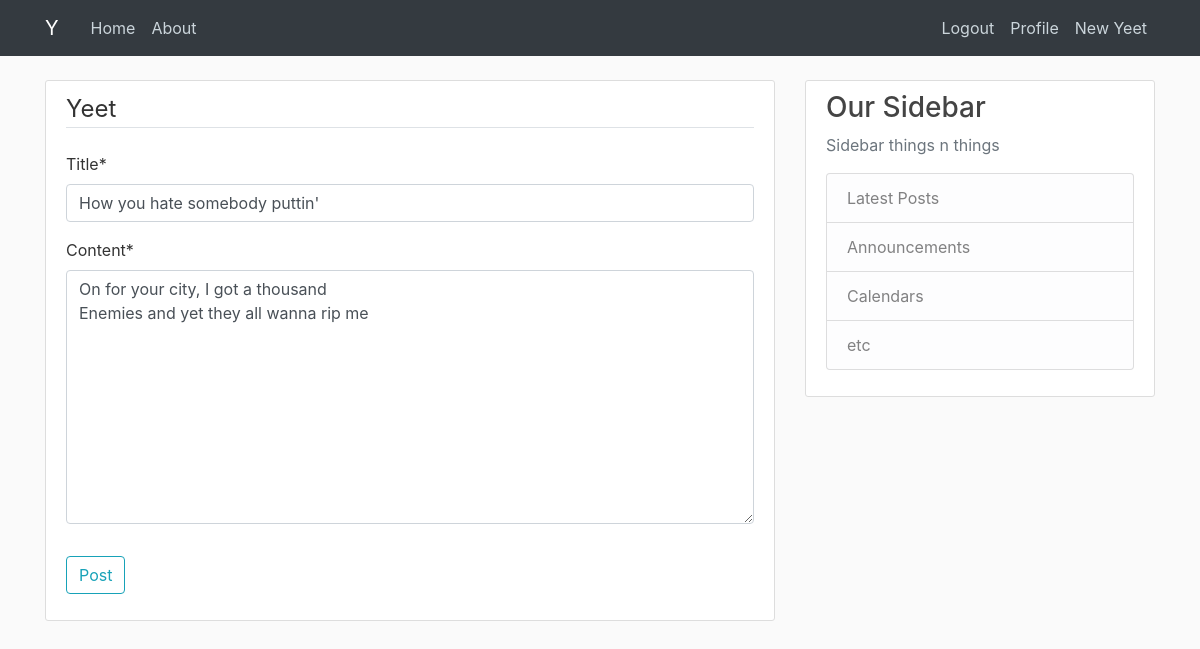
Screenshot of /post/11/update/ (signed in) with the database file from the repository.
### blog/models.py (models this page shows, shortened)
class Post(models.Model):  # basically inheriting from models
    title = models.CharField(max_length=100) # "Character Field". also u can add a bunch of arguments
    content = models.TextField() # A text field is unrestricted text instead of characters
    date_posted = models.DateTimeField(default=timezone.now)  # Selecting the current time
    author = models.ForeignKey(User, on_delete=models.CASCADE)  # If the user gets deleted, delete the post\

### blog/views.py (the view, shortened to what this page needs)
# urls.py: path("post/<int:pk>/update/", PostUpdateView.as_view(), name="post-update"),
class PostUpdateView(LoginRequiredMixin, UserPassesTestMixin, UpdateView): # whenever we add the test mixin you have to write the test function it runs
    success_url = "/"
    model = Post
    fields = ['title','content']
    def test_func(self):
        post = self.get_object()
        if self.request.user == post.author:
            return True
        return False

### blog/templates/blog/post_form.html (shortened to what this page needs)
{% extends "blog/base.html" %}
{% load crispy_forms_tags %}
{% block content %}
<div class="content-section">
    <form method="POST">
        <fieldset class="form-group">
            <legend class="border-bottom mb-4">
                Yeet
            </legend>
            {{ form|crispy }}
        </fieldset>
        <div class="form-group">
            <button class="btn btn-outline-info" type="submit">
                Post
            </button>
        </div>
    </form>
</div>
{% endblock content %}

### blog/static/blog/main.css (style rules this page uses)
body { background: #fafafa; color: #333333; margin-top: 5rem; }
.content-section { background: #ffffff; padding: 10px 20px; border: 1px solid #dddddd; border-radius: 3px; margin-bottom: 20px; }

### rows the page displays
Post: title "How you hate somebody puttin'", content "On for your city, I got a thousand Enemies and yet they all wanna rip me"
